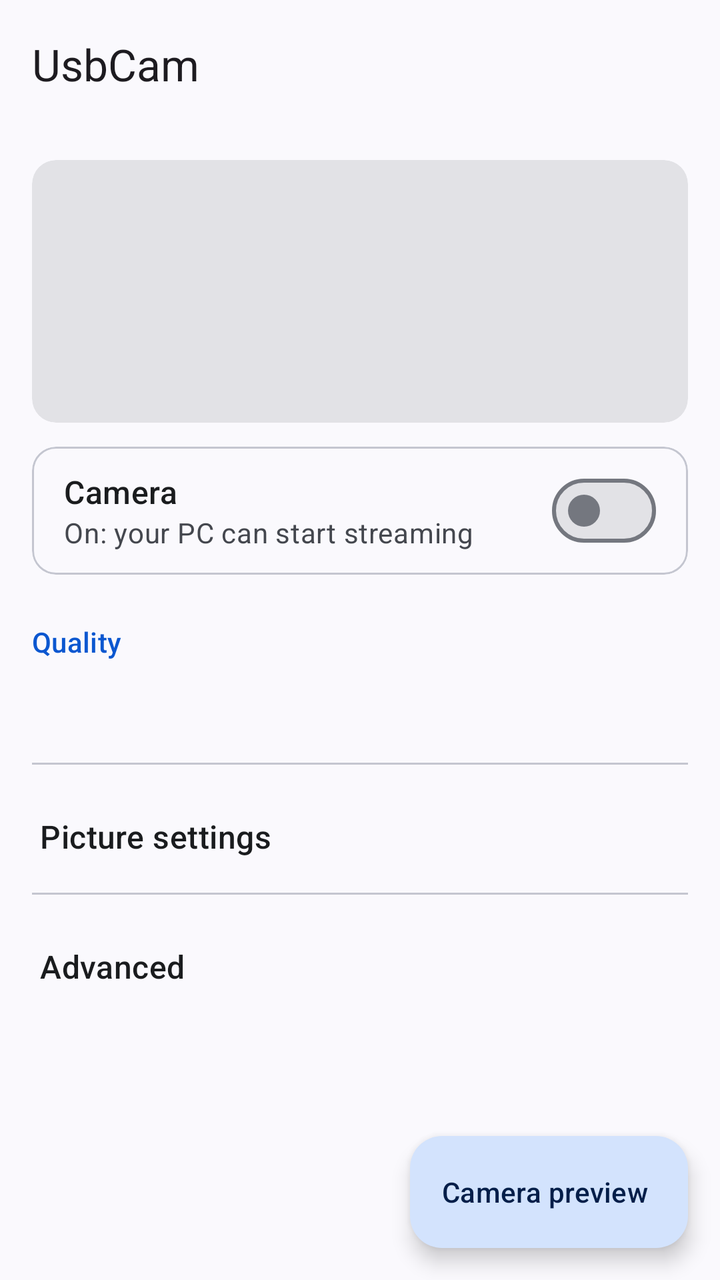
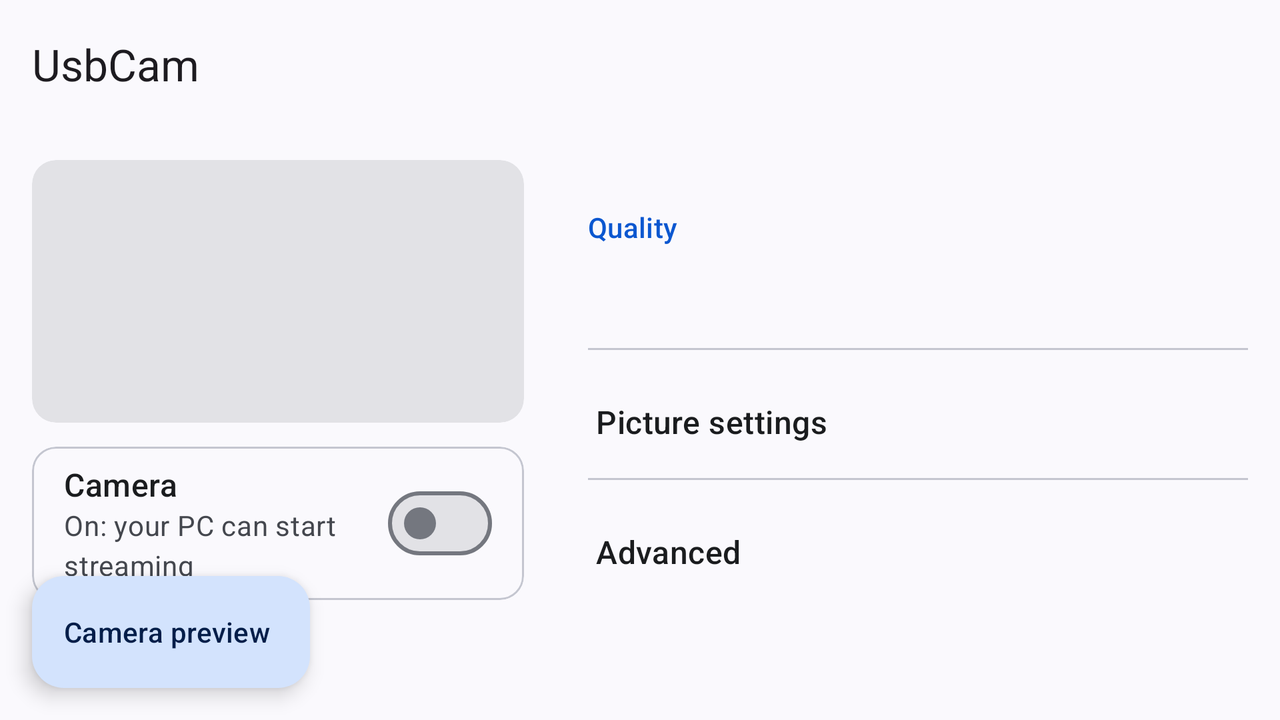

The same Android screen from two of the app's own layout files: first res/layout/ as a phone draws it, then the repository's variant for another configuration, drawn on a device whose configuration selects that folder. Both files follow.
<!-- AndroidManifest.xml: application theme Theme.UsbCam -->
<!-- res/layout/activity_main.xml -->
<?xml version="1.0" encoding="utf-8"?>
<androidx.coordinatorlayout.widget.CoordinatorLayout xmlns:android="http://schemas.android.com/apk/res/android" xmlns:app="http://schemas.android.com/apk/res-auto" android:id="@+id/coord"
    android:layout_width="match_parent" android:layout_height="match_parent">
    <com.google.android.material.appbar.AppBarLayout android:layout_width="match_parent" android:layout_height="wrap_content">
        <com.google.android.material.appbar.MaterialToolbar android:id="@+id/toolbar" android:layout_width="match_parent"
            android:layout_height="?attr/actionBarSize" app:title="@string/app_name" />
    </com.google.android.material.appbar.AppBarLayout>
    <androidx.core.widget.NestedScrollView android:id="@+id/scroll_main" android:layout_width="match_parent" android:layout_height="match_parent"
        android:fillViewport="true" android:clipToPadding="false" android:paddingBottom="@dimen/fab_clearance"
        app:layout_behavior="@string/appbar_scrolling_view_behavior">
        <LinearLayout android:layout_width="match_parent" android:layout_height="wrap_content" android:orientation="vertical" android:padding="@dimen/space_16"
            android:focusable="true" android:focusableInTouchMode="true" android:defaultFocusHighlightEnabled="false">
            <include layout="@layout/pane_status" />
            <include layout="@layout/pane_settings" />
        </LinearLayout>
    </androidx.core.widget.NestedScrollView>
    <com.google.android.material.floatingactionbutton.ExtendedFloatingActionButton android:id="@+id/fab_preview"
        android:layout_width="wrap_content" android:layout_height="wrap_content" android:layout_gravity="bottom|end"
        android:layout_margin="@dimen/space_16" android:text="@string/open_preview" app:icon="@drawable/ic_videocam" />
</androidx.coordinatorlayout.widget.CoordinatorLayout>
<!-- res/layout/pane_status.xml (included above) -->
<?xml version="1.0" encoding="utf-8"?>
<LinearLayout xmlns:android="http://schemas.android.com/apk/res/android" xmlns:app="http://schemas.android.com/apk/res-auto" android:layout_width="match_parent" android:layout_height="wrap_content" android:orientation="vertical">

    <com.google.android.material.card.MaterialCardView android:id="@+id/status_card"
        style="@style/Widget.Material3.CardView.Filled"
        android:layout_width="match_parent" android:layout_height="wrap_content">
        <LinearLayout android:id="@+id/status_content" android:layout_width="match_parent" android:layout_height="wrap_content"
            android:orientation="vertical" android:padding="@dimen/space_16">
            <LinearLayout android:layout_width="match_parent" android:layout_height="wrap_content" android:orientation="horizontal">
                <ImageView android:id="@+id/status_icon" android:layout_width="@dimen/status_icon" android:layout_height="@dimen/status_icon"
                    android:src="@drawable/ic_videocam" android:importantForAccessibility="no" />
                <LinearLayout android:layout_width="0dp" android:layout_height="wrap_content" android:layout_weight="1"
                    android:orientation="vertical" android:layout_marginStart="@dimen/space_16">
                    <TextView android:id="@+id/status_title" android:layout_width="match_parent" android:layout_height="wrap_content"
                        android:textAppearance="?attr/textAppearanceHeadlineSmall" android:accessibilityLiveRegion="polite" />
                    <TextView android:id="@+id/status_text" android:layout_width="match_parent" android:layout_height="wrap_content"
                        android:layout_marginTop="@dimen/space_4" android:textAppearance="?attr/textAppearanceBodyMedium" />
                </LinearLayout>
            </LinearLayout>
            
            <com.google.android.material.chip.ChipGroup android:layout_width="match_parent" android:layout_height="wrap_content"
                android:layout_marginTop="@dimen/space_12" app:chipSpacingHorizontal="8dp" app:chipSpacingVertical="8dp">
                <TextView android:id="@+id/chip_battery" android:layout_width="wrap_content" android:layout_height="wrap_content" android:minHeight="32dp"
                    android:gravity="center_vertical" android:paddingStart="10dp" android:paddingEnd="12dp" android:paddingTop="4dp" android:paddingBottom="4dp"
                    android:drawablePadding="6dp" android:maxLines="1" android:ellipsize="none"
                    android:textAppearance="?attr/textAppearanceLabelLarge" android:textSize="14sp" />
                <TextView android:id="@+id/chip_temp" android:layout_width="wrap_content" android:layout_height="wrap_content" android:minHeight="32dp"
                    android:gravity="center_vertical" android:paddingStart="10dp" android:paddingEnd="12dp" android:paddingTop="4dp" android:paddingBottom="4dp"
                    android:drawablePadding="6dp" android:maxLines="1" android:ellipsize="none"
                    android:textAppearance="?attr/textAppearanceLabelLarge" android:textSize="14sp" />
            </com.google.android.material.chip.ChipGroup>
            <com.google.android.material.button.MaterialButton android:id="@+id/status_action"
                style="@style/Widget.Material3.Button.TonalButton" android:layout_width="wrap_content" android:layout_height="wrap_content"
                android:layout_marginTop="@dimen/space_8" android:minHeight="@dimen/touch_min" android:visibility="gone" />
        </LinearLayout>
    </com.google.android.material.card.MaterialCardView>

    <com.google.android.material.card.MaterialCardView style="@style/Widget.Material3.CardView.Outlined"
        android:layout_width="match_parent" android:layout_height="wrap_content" android:layout_marginTop="@dimen/space_12">
        <LinearLayout android:layout_width="match_parent" android:layout_height="wrap_content" android:orientation="vertical"
            android:paddingStart="@dimen/space_16" android:paddingEnd="@dimen/space_16">
        <LinearLayout android:id="@+id/row_camera" android:layout_width="match_parent" android:layout_height="wrap_content"
            android:minHeight="56dp" android:orientation="horizontal" android:gravity="center_vertical"
            android:paddingTop="@dimen/space_8" android:paddingBottom="@dimen/space_8">
            <LinearLayout android:layout_width="0dp" android:layout_height="wrap_content" android:layout_weight="1" android:orientation="vertical">
                <TextView android:layout_width="wrap_content" android:layout_height="wrap_content" android:text="@string/camera_switch_title"
                    android:textAppearance="?attr/textAppearanceTitleMedium" android:textColor="?attr/colorOnSurface" />
                <TextView android:id="@+id/cam_support" android:layout_width="wrap_content" android:layout_height="wrap_content" android:text="@string/camera_on_support"
                    android:textAppearance="?attr/textAppearanceBodyMedium" android:textColor="?attr/colorOnSurfaceVariant" />
            </LinearLayout>
            <com.google.android.material.materialswitch.MaterialSwitch android:id="@+id/sw_cam"
                android:layout_width="wrap_content" android:layout_height="wrap_content"
                android:layout_marginStart="@dimen/space_16" android:contentDescription="@string/camera_switch_title" />
        </LinearLayout>
        </LinearLayout>
    </com.google.android.material.card.MaterialCardView>
</LinearLayout>
<!-- res/layout/pane_settings.xml (included above) -->
<?xml version="1.0" encoding="utf-8"?>
<LinearLayout xmlns:android="http://schemas.android.com/apk/res/android" xmlns:app="http://schemas.android.com/apk/res-auto" android:layout_width="match_parent" android:layout_height="wrap_content" android:orientation="vertical">

    <TextView android:layout_width="wrap_content" android:layout_height="wrap_content" android:text="@string/section_quality"
        android:layout_marginTop="@dimen/space_24" android:textAppearance="?attr/textAppearanceTitleSmall" android:textColor="?attr/colorPrimary" />
    <com.google.android.material.button.MaterialButtonToggleGroup android:id="@+id/preset_group"
        android:layout_width="match_parent" android:layout_height="wrap_content" android:layout_marginTop="@dimen/space_8" app:singleSelection="true">
        <com.google.android.material.button.MaterialButton android:id="@+id/preset_fast" style="?attr/materialButtonOutlinedStyle" app:backgroundTint="@color/seg_bg" android:textColor="@color/seg_text" app:iconTint="@color/seg_text" android:layout_width="0dp" android:layout_height="wrap_content" android:layout_weight="1" android:minHeight="@dimen/touch_min" android:text="@string/preset_fast" />
        <com.google.android.material.button.MaterialButton android:id="@+id/preset_balanced" style="?attr/materialButtonOutlinedStyle" app:backgroundTint="@color/seg_bg" android:textColor="@color/seg_text" app:iconTint="@color/seg_text" android:layout_width="0dp" android:layout_height="wrap_content" android:layout_weight="1" android:minHeight="@dimen/touch_min" android:text="@string/preset_balanced" />
        <com.google.android.material.button.MaterialButton android:id="@+id/preset_sharp" style="?attr/materialButtonOutlinedStyle" app:backgroundTint="@color/seg_bg" android:textColor="@color/seg_text" app:iconTint="@color/seg_text" android:layout_width="0dp" android:layout_height="wrap_content" android:layout_weight="1" android:minHeight="@dimen/touch_min" android:text="@string/preset_sharp" />
    </com.google.android.material.button.MaterialButtonToggleGroup>
    <TextView android:id="@+id/preset_summary" android:layout_width="match_parent" android:layout_height="wrap_content"
        android:layout_marginTop="@dimen/space_8" android:textAppearance="?attr/textAppearanceBodyMedium" android:textColor="?attr/colorOnSurfaceVariant" />

    <View android:layout_width="match_parent" android:layout_height="@dimen/space_16" />
    <com.google.android.material.divider.MaterialDivider android:layout_width="match_parent" android:layout_height="wrap_content" />

    <LinearLayout android:id="@+id/pic_header" android:layout_width="match_parent" android:layout_height="wrap_content"
        android:minHeight="56dp" android:orientation="horizontal" android:gravity="center_vertical"
        android:layout_marginTop="@dimen/space_8" android:paddingStart="@dimen/space_4" android:paddingEnd="@dimen/space_4"
        android:clickable="true" android:focusable="true" android:background="?attr/selectableItemBackground">
        <TextView android:layout_width="0dp" android:layout_height="wrap_content" android:layout_weight="1" android:text="@string/picture_settings"
            android:textAppearance="?attr/textAppearanceTitleMedium" android:textColor="?attr/colorOnSurface" />
        <ImageView android:id="@+id/pic_arrow" android:layout_width="24dp" android:layout_height="24dp"
            android:src="@drawable/ic_expand_more" android:importantForAccessibility="no" />
    </LinearLayout>
    <LinearLayout android:id="@+id/pic_body" android:layout_width="match_parent" android:layout_height="wrap_content"
        android:orientation="vertical" android:visibility="gone" android:paddingStart="@dimen/space_4" android:paddingEnd="@dimen/space_4" android:paddingBottom="@dimen/space_16">
        <com.google.android.material.textfield.TextInputLayout android:id="@+id/til_cam"
            style="@style/Widget.Material3.TextInputLayout.OutlinedBox.ExposedDropdownMenu"
            android:layout_width="match_parent" android:layout_height="wrap_content"
            android:layout_marginTop="@dimen/space_12" android:hint="@string/hint_camera">
            <com.google.android.material.textfield.MaterialAutoCompleteTextView android:id="@+id/dd_cam"
                android:layout_width="match_parent" android:layout_height="wrap_content"
                android:minHeight="@dimen/touch_min" android:inputType="none" />
        </com.google.android.material.textfield.TextInputLayout>
        <com.google.android.material.textfield.TextInputLayout android:id="@+id/til_res"
            style="@style/Widget.Material3.TextInputLayout.OutlinedBox.ExposedDropdownMenu"
            android:layout_width="match_parent" android:layout_height="wrap_content"
            android:layout_marginTop="@dimen/space_12" android:hint="@string/hint_resolution">
            <com.google.android.material.textfield.MaterialAutoCompleteTextView android:id="@+id/dd_res"
                android:layout_width="match_parent" android:layout_height="wrap_content"
                android:minHeight="@dimen/touch_min" android:inputType="none" />
        </com.google.android.material.textfield.TextInputLayout>
        <com.google.android.material.chip.ChipGroup android:layout_width="match_parent" android:layout_height="wrap_content" android:layout_marginTop="@dimen/space_4">
            <com.google.android.material.chip.Chip android:id="@+id/chip_zoomed" style="@style/Widget.Material3.Chip.Assist" android:layout_width="wrap_content" android:layout_height="wrap_content"
                android:text="@string/chip_zoomed" android:contentDescription="@string/chip_zoomed_why" android:visibility="gone" />
            <com.google.android.material.chip.Chip android:id="@+id/chip_untested" style="@style/Widget.Material3.Chip.Assist" android:layout_width="wrap_content" android:layout_height="wrap_content"
                android:text="@string/chip_untested" android:contentDescription="@string/chip_untested_why" android:visibility="gone" />
        </com.google.android.material.chip.ChipGroup>
        <com.google.android.material.textfield.TextInputLayout android:id="@+id/til_fps"
            style="@style/Widget.Material3.TextInputLayout.OutlinedBox.ExposedDropdownMenu"
            android:layout_width="match_parent" android:layout_height="wrap_content"
            android:layout_marginTop="@dimen/space_12" android:hint="@string/hint_fps">
            <com.google.android.material.textfield.MaterialAutoCompleteTextView android:id="@+id/dd_fps"
                android:layout_width="match_parent" android:layout_height="wrap_content"
                android:minHeight="@dimen/touch_min" android:inputType="none" />
        </com.google.android.material.textfield.TextInputLayout>
    </LinearLayout>
    <com.google.android.material.divider.MaterialDivider android:layout_width="match_parent" android:layout_height="wrap_content" />

    <LinearLayout android:id="@+id/adv_header" android:layout_width="match_parent" android:layout_height="wrap_content"
        android:minHeight="56dp" android:orientation="horizontal" android:gravity="center_vertical"
        android:layout_marginTop="@dimen/space_8" android:paddingStart="@dimen/space_4" android:paddingEnd="@dimen/space_4"
        android:clickable="true" android:focusable="true" android:background="?attr/selectableItemBackground">
        <TextView android:layout_width="0dp" android:layout_height="wrap_content" android:layout_weight="1" android:text="@string/advanced"
            android:textAppearance="?attr/textAppearanceTitleMedium" android:textColor="?attr/colorOnSurface" />
        <ImageView android:id="@+id/adv_arrow" android:layout_width="24dp" android:layout_height="24dp"
            android:src="@drawable/ic_expand_more" android:importantForAccessibility="no" />
    </LinearLayout>
    <LinearLayout android:id="@+id/adv_body" android:layout_width="match_parent" android:layout_height="wrap_content"
        android:orientation="vertical" android:visibility="gone" android:paddingStart="@dimen/space_4" android:paddingEnd="@dimen/space_4" android:paddingBottom="@dimen/space_8">
        <TextView android:layout_width="wrap_content" android:layout_height="wrap_content" android:text="@string/appearance"
            android:layout_marginTop="@dimen/space_8" android:textAppearance="?attr/textAppearanceTitleSmall" android:textColor="?attr/colorPrimary" />
        <com.google.android.material.button.MaterialButtonToggleGroup android:id="@+id/theme_group"
            android:layout_width="match_parent" android:layout_height="wrap_content" android:layout_marginTop="@dimen/space_8" android:layout_marginBottom="@dimen/space_8"
            app:singleSelection="true" app:selectionRequired="true">
            <com.google.android.material.button.MaterialButton android:id="@+id/theme_system" style="?attr/materialButtonOutlinedStyle" app:backgroundTint="@color/seg_bg" android:textColor="@color/seg_text" app:iconTint="@color/seg_text" android:layout_width="0dp" android:layout_height="wrap_content" android:layout_weight="1" android:minHeight="@dimen/touch_min" android:text="@string/theme_system" />
            <com.google.android.material.button.MaterialButton android:id="@+id/theme_light" style="?attr/materialButtonOutlinedStyle" app:backgroundTint="@color/seg_bg" android:textColor="@color/seg_text" app:iconTint="@color/seg_text" android:layout_width="0dp" android:layout_height="wrap_content" android:layout_weight="1" android:minHeight="@dimen/touch_min" android:text="@string/theme_light" />
            <com.google.android.material.button.MaterialButton android:id="@+id/theme_dark" style="?attr/materialButtonOutlinedStyle" app:backgroundTint="@color/seg_bg" android:textColor="@color/seg_text" app:iconTint="@color/seg_text" android:layout_width="0dp" android:layout_height="wrap_content" android:layout_weight="1" android:minHeight="@dimen/touch_min" android:text="@string/theme_dark" />
        </com.google.android.material.button.MaterialButtonToggleGroup>

        <LinearLayout android:id="@+id/row_dyn" android:layout_width="match_parent" android:layout_height="wrap_content"
            android:minHeight="56dp" android:orientation="horizontal" android:gravity="center_vertical"
            android:paddingTop="@dimen/space_8" android:paddingBottom="@dimen/space_8">
            <LinearLayout android:layout_width="0dp" android:layout_height="wrap_content" android:layout_weight="1" android:orientation="vertical">
                <TextView android:layout_width="wrap_content" android:layout_height="wrap_content" android:text="@string/dyn_title"
                    android:textAppearance="?attr/textAppearanceTitleMedium" android:textColor="?attr/colorOnSurface" />
                <TextView android:id="@+id/dyn_support" android:layout_width="wrap_content" android:layout_height="wrap_content" android:text="@string/dyn_support"
                    android:textAppearance="?attr/textAppearanceBodyMedium" android:textColor="?attr/colorOnSurfaceVariant" />
            </LinearLayout>
            <com.google.android.material.materialswitch.MaterialSwitch android:id="@+id/sw_dyn"
                android:layout_width="wrap_content" android:layout_height="wrap_content"
                android:layout_marginStart="@dimen/space_16" android:contentDescription="@string/dyn_title" />
        </LinearLayout>
        <TextView android:layout_width="wrap_content" android:layout_height="wrap_content" android:text="@string/adv_group_stream"
            android:layout_marginTop="@dimen/space_24" android:textAppearance="?attr/textAppearanceTitleSmall" android:textColor="?attr/colorPrimary" />
        <LinearLayout android:id="@+id/row_ll" android:layout_width="match_parent" android:layout_height="wrap_content"
            android:minHeight="56dp" android:orientation="horizontal" android:gravity="center_vertical"
            android:paddingTop="@dimen/space_8" android:paddingBottom="@dimen/space_8">
            <LinearLayout android:layout_width="0dp" android:layout_height="wrap_content" android:layout_weight="1" android:orientation="vertical">
                <TextView android:layout_width="wrap_content" android:layout_height="wrap_content" android:text="@string/fast_title"
                    android:textAppearance="?attr/textAppearanceTitleMedium" android:textColor="?attr/colorOnSurface" />
                <TextView android:id="@+id/ll_support" android:layout_width="wrap_content" android:layout_height="wrap_content" android:text="@string/fast_support"
                    android:textAppearance="?attr/textAppearanceBodyMedium" android:textColor="?attr/colorOnSurfaceVariant" />
            </LinearLayout>
            <com.google.android.material.materialswitch.MaterialSwitch android:id="@+id/sw_ll"
                android:layout_width="wrap_content" android:layout_height="wrap_content"
                android:layout_marginStart="@dimen/space_16" android:contentDescription="@string/fast_title" />
        </LinearLayout>
        <com.google.android.material.textfield.TextInputLayout android:id="@+id/til_br"
            style="@style/Widget.Material3.TextInputLayout.OutlinedBox.ExposedDropdownMenu"
            android:layout_width="match_parent" android:layout_height="wrap_content"
            android:layout_marginTop="@dimen/space_12" android:hint="@string/hint_bitrate">
            <com.google.android.material.textfield.MaterialAutoCompleteTextView android:id="@+id/dd_br"
                android:layout_width="match_parent" android:layout_height="wrap_content"
                android:minHeight="@dimen/touch_min" android:inputType="none" />
        </com.google.android.material.textfield.TextInputLayout>
        <com.google.android.material.button.MaterialButton android:id="@+id/btn_reset" style="@style/Widget.Material3.Button.TextButton"
            android:layout_width="wrap_content" android:layout_height="wrap_content" android:layout_marginTop="@dimen/space_8"
            android:minHeight="@dimen/touch_min" android:text="@string/reset_defaults" />
        <TextView android:layout_width="wrap_content" android:layout_height="wrap_content" android:text="@string/adv_group_safety"
            android:layout_marginTop="@dimen/space_24" android:textAppearance="?attr/textAppearanceTitleSmall" android:textColor="?attr/colorPrimary" />
        <LinearLayout android:id="@+id/row_guard" android:layout_width="match_parent" android:layout_height="wrap_content"
            android:minHeight="56dp" android:orientation="horizontal" android:gravity="center_vertical"
            android:paddingTop="@dimen/space_8" android:paddingBottom="@dimen/space_8">
            <LinearLayout android:layout_width="0dp" android:layout_height="wrap_content" android:layout_weight="1" android:orientation="vertical">
                <TextView android:layout_width="wrap_content" android:layout_height="wrap_content" android:text="@string/protect_title"
                    android:textAppearance="?attr/textAppearanceTitleMedium" android:textColor="?attr/colorOnSurface" />
                <TextView android:id="@+id/guard_support" android:layout_width="wrap_content" android:layout_height="wrap_content" android:text="@string/protect_support"
                    android:textAppearance="?attr/textAppearanceBodyMedium" android:textColor="?attr/colorOnSurfaceVariant" />
            </LinearLayout>
            <com.google.android.material.materialswitch.MaterialSwitch android:id="@+id/sw_guard"
                android:layout_width="wrap_content" android:layout_height="wrap_content"
                android:layout_marginStart="@dimen/space_16" android:contentDescription="@string/protect_title" />
        </LinearLayout>
        <TextView android:layout_width="wrap_content" android:layout_height="wrap_content" android:text="@string/adv_group_updates"
            android:layout_marginTop="@dimen/space_24" android:textAppearance="?attr/textAppearanceTitleSmall" android:textColor="?attr/colorPrimary" />
        <LinearLayout android:layout_width="match_parent" android:layout_height="wrap_content" android:minHeight="56dp"
            android:orientation="horizontal" android:gravity="center_vertical" android:paddingTop="@dimen/space_8" android:paddingBottom="@dimen/space_8">
            <TextView android:id="@+id/update_version" android:layout_width="0dp" android:layout_height="wrap_content" android:layout_weight="1"
                android:textAppearance="?attr/textAppearanceBodyMedium" android:textColor="?attr/colorOnSurface" />
            <com.google.android.material.button.MaterialButton android:id="@+id/btn_update" style="@style/Widget.Material3.Button.TonalButton"
                android:layout_width="wrap_content" android:layout_height="wrap_content" android:layout_marginStart="@dimen/space_16"
                android:minHeight="@dimen/touch_min" android:minWidth="0dp" android:paddingStart="@dimen/space_12" android:paddingEnd="@dimen/space_12"
                android:textAppearance="?attr/textAppearanceLabelMedium" android:maxLines="1" android:text="@string/update_check" />
        </LinearLayout>
    </LinearLayout>
</LinearLayout>
<!-- resources referenced by this layout -->
<resources>
  <dimen name="fab_clearance">96dp</dimen>
  <dimen name="space_12">12dp</dimen>
  <dimen name="space_16">16dp</dimen>
  <dimen name="space_24">24dp</dimen>
  <dimen name="space_4">4dp</dimen>
  <dimen name="space_8">8dp</dimen>
  <dimen name="status_icon">40dp</dimen>
  <dimen name="touch_min">48dp</dimen>
  <string name="adv_group_safety">Safety</string>
  <string name="adv_group_stream">Streaming</string>
  <string name="adv_group_updates">Updates</string>
  <string name="advanced">Advanced</string>
  <string name="app_name">UsbCam</string>
  <string name="appearance">Appearance</string>
  <string name="camera_on_support">On: your PC can start streaming</string>
  <string name="camera_switch_title">Camera</string>
  <string name="chip_untested">Untested</string>
  <string name="chip_untested_why">This size has not been tested on this phone model. It may look zoomed in or add delay.</string>
  <string name="chip_zoomed">Zoomed in</string>
  <string name="chip_zoomed_why">On this phone this size shows only the middle part of the sensor, so the picture looks zoomed in. Pick 1080p for the full view.</string>
  <string name="dyn_support">Match your phone colors (Android 12 and up).</string>
  <string name="dyn_title">Use wallpaper colors</string>
  <string name="fast_support">Asks the phone for the shortest delay.</string>
  <string name="fast_title">Fastest response</string>
  <string name="hint_bitrate">Bitrate</string>
  <string name="hint_camera">Camera</string>
  <string name="hint_fps">FPS</string>
  <string name="hint_resolution">Resolution</string>
  <string name="open_preview">Camera preview</string>
  <string name="picture_settings">Picture settings</string>
  <string name="preset_balanced">Balanced</string>
  <string name="preset_fast">Fast</string>
  <string name="preset_sharp">Sharp</string>
  <string name="protect_support">Lowers quality when the phone warms up and stops before it overheats or runs flat.</string>
  <string name="protect_title">Protect the phone</string>
  <string name="reset_defaults">Reset to recommended settings</string>
  <string name="section_quality">Quality</string>
  <string name="theme_dark">Dark</string>
  <string name="theme_light">Light</string>
  <string name="theme_system">System</string>
  <string name="update_check">Check for updates</string>
  <color name="uc_primary">#0B57D0</color>
  <color name="uc_onPrimary">#FFFFFF</color>
  <color name="uc_primaryContainer">#D3E3FD</color>
  <color name="uc_onPrimaryContainer">#041E49</color>
  <color name="uc_secondary">#4A5F83</color>
  <color name="uc_onSecondary">#FFFFFF</color>
  <color name="uc_secondaryContainer">#D7E3FF</color>
  <color name="uc_onSecondaryContainer">#041B3C</color>
  <color name="uc_tertiary">#006D3B</color>
  <color name="uc_onTertiary">#FFFFFF</color>
  <color name="uc_tertiaryContainer">#96F7B5</color>
  <color name="uc_onTertiaryContainer">#00210F</color>
  <color name="uc_error">#B3261E</color>
  <color name="uc_onError">#FFFFFF</color>
  <color name="uc_errorContainer">#F9DEDC</color>
  <color name="uc_onErrorContainer">#410E0B</color>
  <color name="uc_surface">#FAF9FD</color>
  <color name="uc_onSurface">#1A1C1E</color>
  <color name="uc_surfaceVariant">#E0E2EC</color>
  <color name="uc_onSurfaceVariant">#44474E</color>
  <color name="uc_outline">#74777F</color>
  <color name="uc_outlineVariant">#C4C6D0</color>
  <color name="uc_inverseSurface">#2F3033</color>
  <color name="uc_inverseOnSurface">#F1F0F4</color>
  <color name="uc_inversePrimary">#AAC7FF</color>
  <color name="uc_cLowest">#FFFFFF</color>
  <color name="uc_cLow">#F4F3F7</color>
  <color name="uc_container">#EEEDF1</color>
  <color name="uc_cHigh">#E8E7EB</color>
  <color name="uc_cHighest">#E2E2E6</color>
  <!-- some entries are left out for length -->
</resources>
<!-- res/layout-w600dp/activity_main.xml (the repository's variant of the layout above) -->
<!-- drawn on the phone turned sideways -->
<?xml version="1.0" encoding="utf-8"?>
<androidx.coordinatorlayout.widget.CoordinatorLayout xmlns:android="http://schemas.android.com/apk/res/android" xmlns:app="http://schemas.android.com/apk/res-auto" android:id="@+id/coord"
    android:layout_width="match_parent" android:layout_height="match_parent">
    <com.google.android.material.appbar.AppBarLayout android:layout_width="match_parent" android:layout_height="wrap_content">
        <com.google.android.material.appbar.MaterialToolbar android:id="@+id/toolbar" android:layout_width="match_parent"
            android:layout_height="?attr/actionBarSize" app:title="@string/app_name" />
    </com.google.android.material.appbar.AppBarLayout>
    <LinearLayout android:layout_width="match_parent" android:layout_height="match_parent" android:orientation="horizontal"
        android:baselineAligned="false" app:layout_behavior="@string/appbar_scrolling_view_behavior">
        <androidx.core.widget.NestedScrollView android:id="@+id/scroll_left" android:layout_width="0dp" android:layout_height="match_parent" android:layout_weight="1"
            android:clipToPadding="false" android:paddingBottom="@dimen/fab_clearance">
            <LinearLayout android:layout_width="match_parent" android:layout_height="wrap_content" android:orientation="vertical" android:padding="@dimen/space_16"
            android:focusable="true" android:focusableInTouchMode="true" android:defaultFocusHighlightEnabled="false">
                <include layout="@layout/pane_status" />
            </LinearLayout>
        </androidx.core.widget.NestedScrollView>
        <androidx.core.widget.NestedScrollView android:id="@+id/scroll_right" android:layout_width="0dp" android:layout_height="match_parent" android:layout_weight="1.3"
            android:clipToPadding="false" android:paddingBottom="@dimen/fab_clearance">
            <LinearLayout android:layout_width="match_parent" android:layout_height="wrap_content" android:orientation="vertical" android:padding="@dimen/space_16"
            android:focusable="true" android:focusableInTouchMode="true" android:defaultFocusHighlightEnabled="false">
                <include layout="@layout/pane_settings" />
            </LinearLayout>
        </androidx.core.widget.NestedScrollView>
    </LinearLayout>
    <com.google.android.material.floatingactionbutton.ExtendedFloatingActionButton android:id="@+id/fab_preview"
        android:layout_width="wrap_content" android:layout_height="wrap_content" android:layout_gravity="bottom|start"
        android:layout_margin="@dimen/space_16" android:text="@string/open_preview" app:icon="@drawable/ic_videocam" />
</androidx.coordinatorlayout.widget.CoordinatorLayout>
